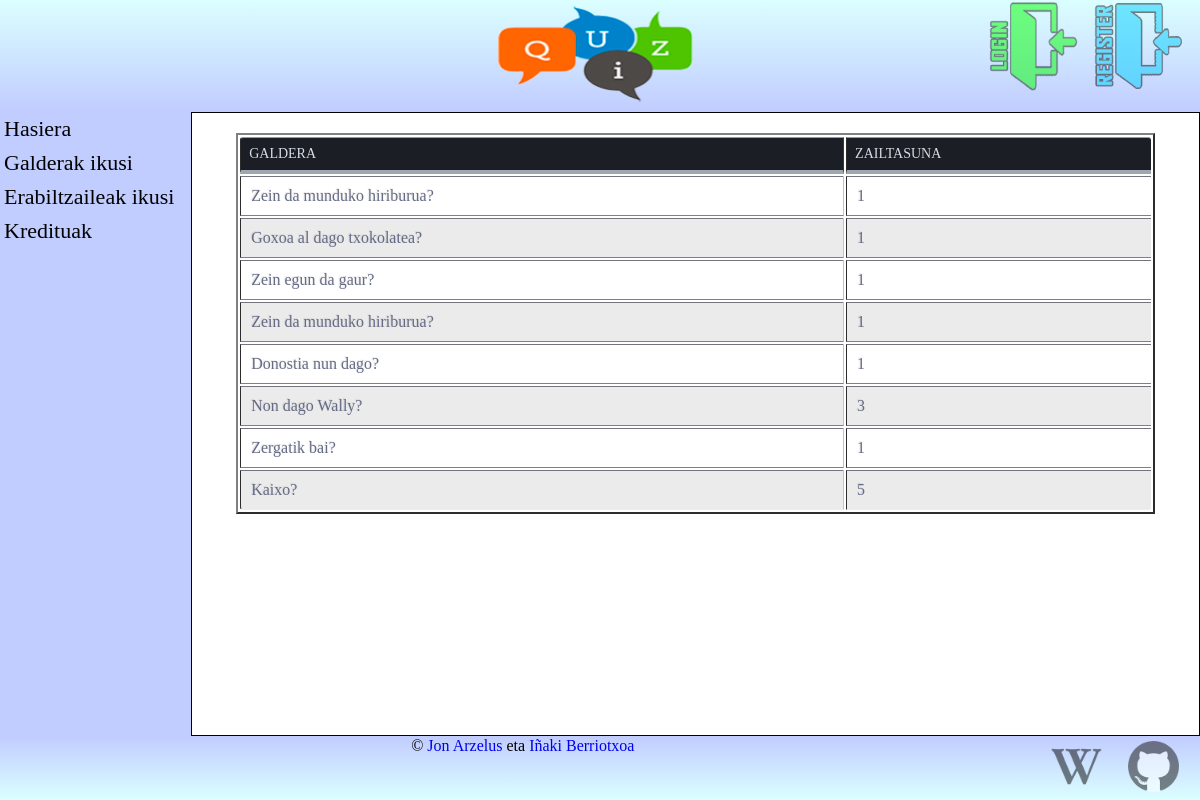
The page /Quizzes.php on the database as committed earlier.
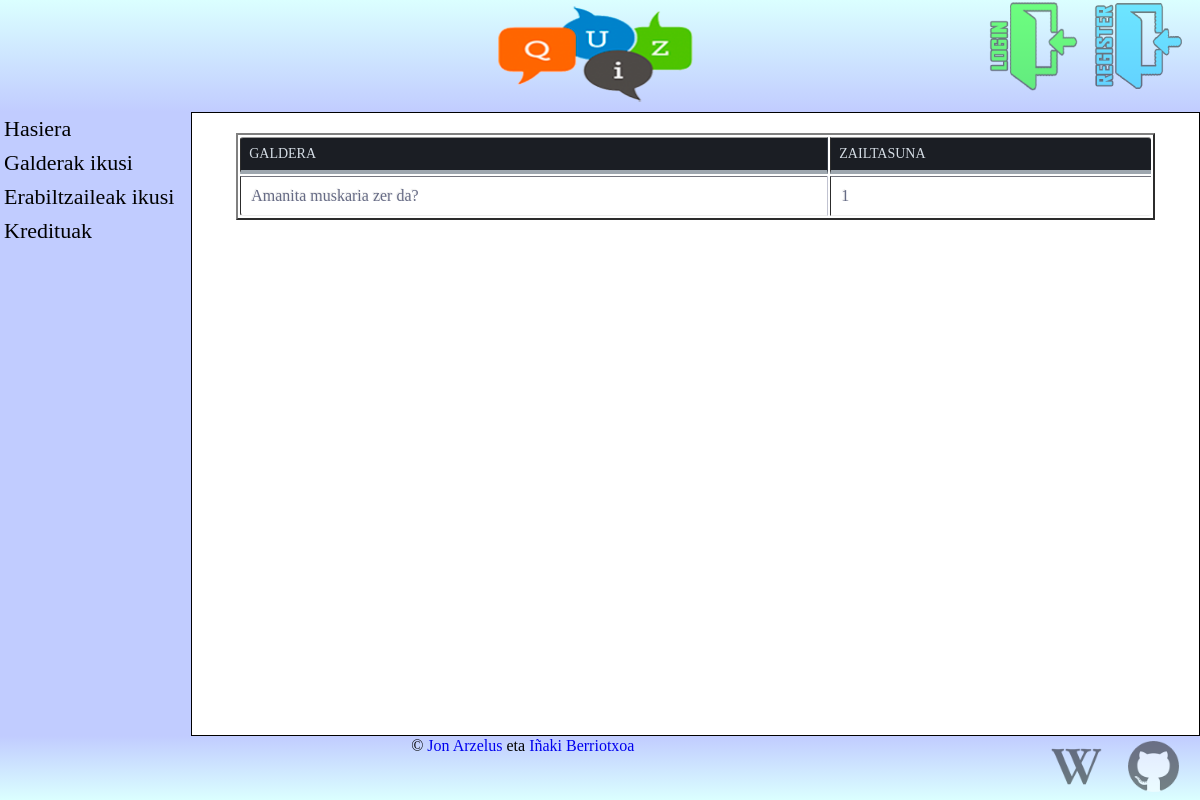
The same page on the database as committed later.
### tables this page shows
CREATE TABLE `quiz` (
  `galderaZenbakia` int(11) NOT NULL,
  `egilePosta` varchar(255) NOT NULL,
  `galderaTestua` varchar(255) NOT NULL,
  `erantzunTestua` varchar(255) NOT NULL,
  `zailtasuna` set('1','2','3','4','5') DEFAULT NULL,
  `galderaArloa` varchar(255) DEFAULT NULL
);

### Quizzes.php (the view, shortened to what this page needs)
<?php
	include 'php/orrialdeGoia.php';
	echo('</head>
		<body>');
	include 'php/orrialdeNabigazioa.php';
?>
    <section class="main" id="s1">
	<div>
		<?php
			include 'dbkonexioak/dbOpen.php';
			$sql="SELECT galderaTestua, zailtasuna FROM quiz";
			$emaitza=$db->query($sql);
			if($emaitza){
				echo '<table border=2><tr><th> GALDERA </th><th> ZAILTASUNA </th>';
				while ($lerroa = $emaitza->fetch_array(MYSQLI_BOTH)){
					echo '<tr><td>'.$lerroa['galderaTestua'].'</td><td>'.$lerroa['zailtasuna'].'</td></tr>';
				}
				echo '</table>';
			}else{
				echo("Errore bat egon da galdera gehitzean: ".$db->error);
			}
		?>
	</div>
    </section>
<?php include 'php/orrialdeOina.php'; ?>

### php/orrialdeGoia.php (shortened to what this page needs)
<!DOCTYPE html>
<html>
  <head>
    <link rel='stylesheet' type='text/css' href='stylesPWS/style.css' />
	<link rel='stylesheet' type='text/css' media='only screen and (min-width: 767px) and (min-device-width: 696px)' href='stylesPWS/wide.css' />
	<link rel='stylesheet' type='text/css' media='only screen and (max-width: 766px)' href='stylesPWS/smartphone.css' />

### php/orrialdeNabigazioa.php (shortened to what this page needs)
<div id='page-wrap'>
	<header class='main' id='h1'>
	<?php
	if($_SESSION['erabiltzaileMota']=="GUEST") {
      	echo'<a href="signUp.php"><img class="botoia" title="Orrialdean erregistratu" src="irudiak/signup-icon.png"></a>
      	<a href="SignIn.php"><img class="botoia" title="Saioa hasi" src="irudiak/login-icon.png"></a>';
	}
    ?>
	<a href="layout.php"><img class="logo" src="irudiak/quiz-logo.png"></a>
    </header>
<nav class='main desktopSoilik' id='n1' role='navigation'>
	<?php
	if($_GET['orrialdea']=="layout")
		echo ('<a href="layout.php"><span id="act-sel" class="act-sel">Hasiera<div class="arrow-right"></div></span></a>');
	else
		echo ('<a href="layout.php"><span>Hasiera</span></a>');
	if($_GET['orrialdea']=="galderakIkusi")
		echo('<a href="seeXMLQuestions.php"><span id="act-sel" class="act-sel">Galderak ikusi<div class="arrow-right"></div></span></a>');
	else
		echo('<a href="seeXMLQuestions.php"><span>Galderak ikusi</span></a>');
	if($_GET['orrialdea']=="erabiltzaileakIkusi")
			echo'<a href="erabiltzaileakIkusi.php"><span id="act-sel" class="act-sel">Erabiltzaileak ikusi<div class="arrow-right"></div></span></a>';
		else
			echo'<a href="erabiltzaileakIkusi.php"><span>Erabiltzaileak ikusi</span></a>';
	if($_GET['orrialdea']=="credits")
		echo('<a href="credits.php"><span id="act-sel" class="act-sel">Kredituak<div class="arrow-right"></div></span></a>');
	else
		echo('<a href="credits.php"><span>Kredituak</span></a>');
	?>
	</nav>

### php/orrialdeOina.php
	<footer class='main' id='f1'>
		<b> © <a style="text-decoration: none" target="_blank" href="https://www.linkedin.com/in/jon-arzelus-rodriguez-63306b128">Jon Arzelus</a> eta <a style="text-decoration: none" target="_blank" href='inaki.html'>Iñaki Berriotxoa</a></b>
		<a target="_blank" href='https://github.com/berrio86/wsGit16'><img src="irudiak/github-icon.png"></a>
		<a target="_blank" href='http://en.wikipedia.org/wiki/Quiz'><img src="irudiak/wikipedia-icon.png"></a>
	</footer>
</div>
</body>
</html>

### stylesPWS/style.css (style rules this page uses)
* { margin: 0; padding: 0; -webkit-box-sizing: border-box; -moz-box-sizing: border-box; -ms-box-sizing: border-box; box-sizing: border-box; }
body { font: 16px Georgia, serif; }
b { font: 16px Georgia, serif; }
a { text-decoration: none; }
#page-wrap { margin: 0 auto; color: white; }
#page-wrap >.main { padding: 0; margin-bottom: 0; color: black; //overflow-y: auto; }
section > div { padding: 20px; }
header { background: #dbffff; background: linear-gradient(#dbffff, #c1ccff); text-align: center; vertical-align: middle; overflow: hidden; }
nav { background: #c1ccff; text-align: center; overflow-x: hidden; border:solid; border-width: 0px 1px 0px 0px; }
section { overflow-y: auto; background: #FFF; text-align: center; vertical-align: middle; border: solid; border-width: 1px 1px 1px 0px; }
footer { background: #dbffff; background: linear-gradient(#c1ccff, #dbffff); text-align: center; vertical-align: middle; }
nav span { margin: 0px 10px 0px 0px; width: 100%; display: inline-block; font-size:22px; }
th { color:#D5DDE5;; background:#1b1e24; border-bottom:4px solid #9ea7af; border-right: 1px solid #343a45; font-size:14px; font-weight: 100; padding:8px; text-align:left; text-shadow: 0 1px 1px rgba(0, 0, 0, 0.1); vertical-align:middle; }
th:first-child { border-top-left-radius:3px; }
th:last-child { border-top-right-radius:3px; border-right:none; }
tr { border-top: 1px solid #C1C3D1; border-bottom-: 1px solid #C1C3D1; color:#666B85; font-size:12px; font-weight:normal; text-shadow: 0 1px 1px rgba(256, 256, 256, 0.1); }
tr:first-child { border-top:none; }
tr:last-child { border-bottom:none; }
tr:last-child td:first-child { border-bottom-left-radius:3px; }
tr:last-child td:last-child { border-bottom-right-radius:3px; }
td { background:#FFFFFF; padding:10px; text-align:left; vertical-align:middle; font-weight:300; font-size:16px; text-shadow: -1px -1px 1px rgba(0, 0, 0, 0.1); border-right: 1px solid #C1C3D1; }
td:last-child { border-right: 0px; }
nav span { text-decoration: none; text-align:left; color:black; border: none; border-width: 1px; //background: #c1e1ff; padding:4px; }
footer b { vertical-align: middle; }
footer img { opacity:0.5; padding-right:16px; float:right; margin: 5px 5px 5px 5px; }
@media only screen and (min-width:767px) { header img.botoia { max-height: 80%; max-width:25%; padding-right:16px; } }
@media only screen and (min-width:767px) { table { width: 95%; margin:auto; } }
header img.botoia { float:right; opacity:0.5; margin-top:2px; margin:auto; }
.logo { height:90%; max-width:50%; position:relative; margin:auto; }
footer b { margin:auto; }
tr:nth-child(odd) td { background:#EBEBEB; }

### stylesPWS/wide.css (style rules this page uses)
body { background: #999; }
header { position:absolute; height:14%; width:100%; }
nav { position:absolute; top:14%; left:0px; width: 16%; height: 78%; z-index: 10; }
nav span { margin: 0px 20px 0px 0px; }
section { position: absolute; right:0px; top:14%; width: 84%; height: 78%; z-index: 1; }
footer { clear: both; display: block; position: absolute; width:100%; height:8%; bottom: 0px; }
footer img { height:80%; }

### stylesPWS/smartphone.css (style rules this page uses)
body { background: #333; overflow: auto; font-size: large; }
section { height: 800px; overflow-y: auto; }
footer, input { font-size: large; }
header { margin-top:50px; height:112px; }
.desktopSoilik { max-height:1px; }
footer img { width:48px; }
footer { height:56px; }

Rows that differ between the two databases and show on the page:
removed quiz: galderaTestua "Zein da munduko hiriburua?", zailtasuna "1"
removed quiz: galderaTestua "Goxoa al dago txokolatea?", zailtasuna "1"
removed quiz: galderaTestua "Zein egun da gaur?", zailtasuna "1"
removed quiz: galderaTestua "Zein da munduko hiriburua?", zailtasuna "1"
removed quiz: galderaTestua "Donostia nun dago?", zailtasuna "1"
removed quiz: galderaTestua "Non dago Wally?", zailtasuna "3"
removed quiz: galderaTestua "Zergatik bai?", zailtasuna "1"
removed quiz: galderaTestua "Kaixo?", zailtasuna "5"
added quiz: galderaTestua "Amanita muskaria zer da?", zailtasuna "1"
